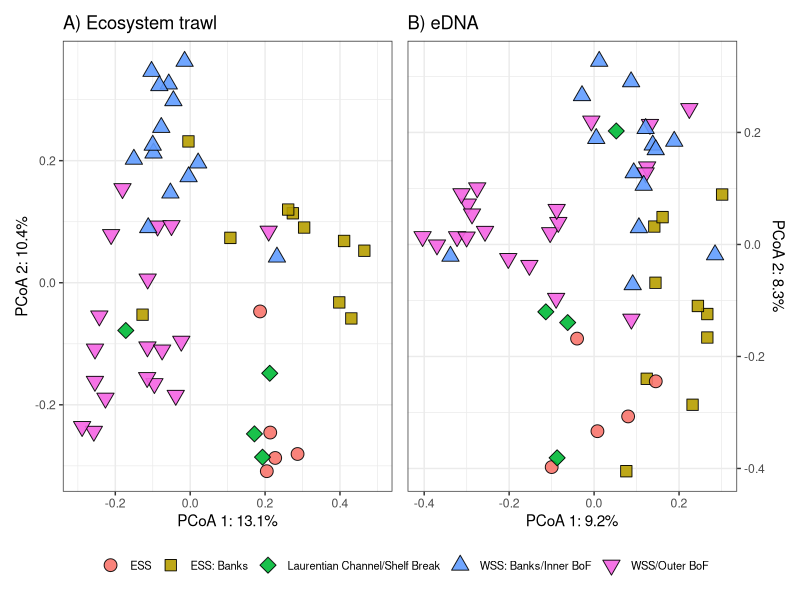
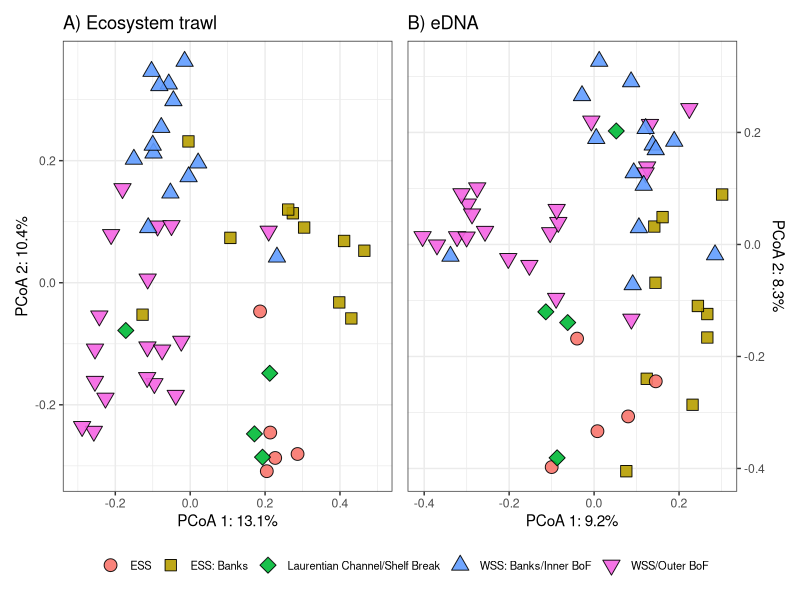

The R source for these figures, in order:
#PC02 plot- match up to Figure 1

##load libraries
library(dplyr)
library(ggplot2)
library(RColorBrewer)
library(ggplot2)
library(patchwork)
library(scales)
library(tidyr)

#load PCoA ordination data outputs from CHIME II
trawling <- read.table("data/trawling_all_species_jaccard_PCoA.txt", header=T)%>%
            mutate(type = "Ecosystem Trawl")%>%
            select(PC1,PC2,bioclass,coarse_class,strata_class,type)

eDNA <- read.table("data/12S16SCO1_PCoA_results.txt", header=T)%>%
          mutate(type = "eDNA")%>%
          select(PC1,PC2,bioclass,coarse_class,strata_class,type)

plot_data <- rbind(trawling,eDNA)%>%
              mutate(bioclass = case_when(bioclass == "ESS_Banks" ~ "ESS: Banks",
                                          bioclass == "LaurentianChannel_ShelfBreak" ~ "Laurentian Channel/Shelf Break",
                                          bioclass == "WSS_Banks_InnerBoF" ~ "WSS: Banks/Inner BoF",
                                          bioclass == "WSS_OuterBoF" ~ "WSS/Outer BoF",
                                          TRUE ~ "ESS"))

#fill cols to match the default 6 fill colours for ggplot that were used in Figure 1
fill_cols <- hue_pal()(6)[c(1:3,5,6)] # the 4'th fill colour was for the 'slope' to which we don't have samples

#shapes to match the code by XH 
pco2_shapes<-c(19,15,17,9,7)


#assemble each plot -----------
trawl_plot <- ggplot(plot_data%>%filter(type=="Ecosystem Trawl"),aes(x=PC1,y=PC2,fill=bioclass,shape=bioclass))+
              geom_point(alpha=.9, size=4,col="black") +
              scale_fill_manual(values=fill_cols) + 
              scale_shape_manual(values=c(21:25)) +
              scale_x_continuous(limits=c(-0.30,0.50))+
              labs(x= "PCoA 1: 13.1%", y="PCoA 2: 10.4%",fill="",shape="",title = "A) Ecosystem trawl" ) + 
              theme(legend.position = c(0.82, 0.8),
                    axis.line=element_line(color="black"),
                    axis.ticks=element_line(color="black"),
                    axis.text=element_text(colour="black", size=7),
                    legend.text=element_text(size=10),
                    text=element_text(family="sans")) +
              theme_bw()

# note the PC2*-1 just inverts the axis so that the clusters are better aligned. Since the data is an ordination, it doesn't matter what orientation the axes

eDNA_plot <- ggplot(plot_data%>%filter(type=="eDNA"),aes(x=PC1*-1,y=PC2*-1,fill=bioclass,shape=bioclass))+ 
            geom_point(alpha=.9, size=4,col="black") +
            scale_fill_manual(values=fill_cols) + 
            scale_shape_manual(values=c(21:25)) +
            labs(x= "PCoA 1: 9.2%", y="PCoA 2: 8.3%",fill="",shape="",title = "B) eDNA" ) + 
            theme(legend.position = c(0.82, 0.8),
                  axis.line=element_line(color="black"),
                  axis.ticks=element_line(color="black"),
                  axis.text=element_text(colour="black", size=7),
                  legend.text=element_text(size=10),
                  text=element_text(family="sans"),
                  plot.margin = unit(c(1,1,1,1), "cm")) +
            theme_bw()+
            scale_y_continuous(position="right")

#combine the plots together. 
combo_plot <- trawl_plot + eDNA_plot + plot_layout(ncol=2,guides = "collect") & theme(legend.position = "bottom",legend.text=element_text(size=8))

ggsave("output/PCo2_plot.png",combo_plot,width=8,height=6,units="in",dpi=300)
ggsave("output/Final formatted/Figure5.tiff",combo_plot,width=170,units="mm",dpi=1200)
